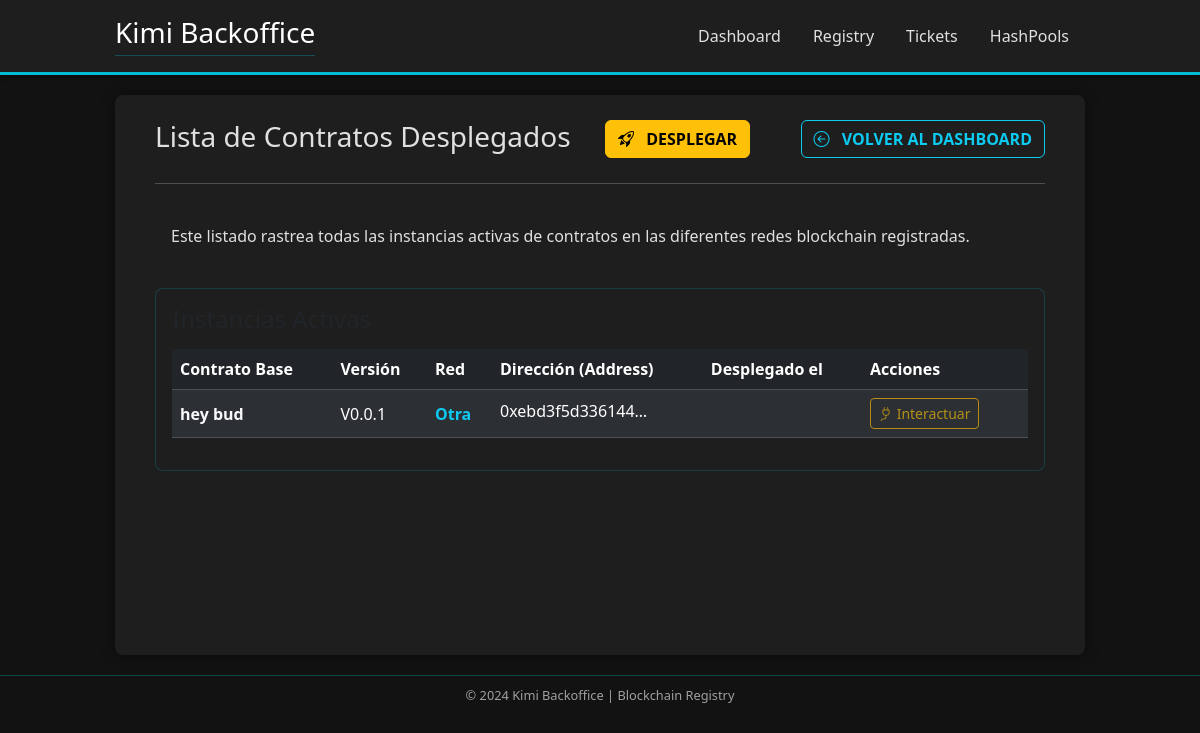
/contractRegistry/deployed/list/, run on an earlier commit of the app's database.
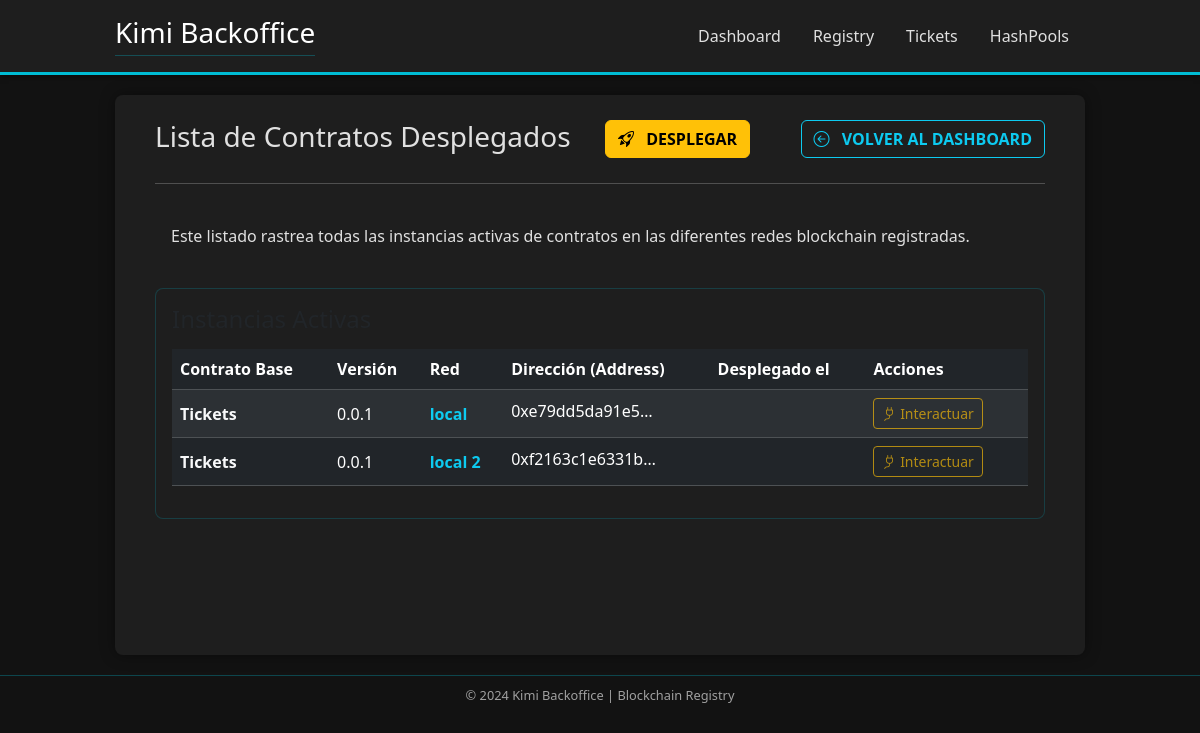
And on a later commit of the database.
### contractRegistry/models.py (models this page shows, shortened)
class DeployedContract(models.Model):
    contract_version = models.ForeignKey(ContractVersion, on_delete=models.PROTECT, related_name='deployments')
    network = models.ForeignKey(Network, on_delete=models.PROTECT, related_name='deployed_contracts')
    is_current = models.BooleanField(default=False)
    deployerAddress = models.ForeignKey(DeployerAddress, on_delete=models.PROTECT)
    base_contract = models.ForeignKey(BaseContract, on_delete=models.CASCADE, related_name='deployed_instances', editable=False, db_index=False)
    created_at = models.DateTimeField(auto_now_add=True)
    updated_at = models.DateTimeField(auto_now=True)
    status = models.CharField(
        max_length=15,
        choices=DeploymentStatus.choices,
        default=DeploymentStatus.PENDING_SIGNATURE
    )
    transaction_hash = models.CharField(
        max_length=66,
        null=True,
        blank=True,
        unique=True
    )
    raw_tx_data = models.JSONField(
        null=True,
        blank=True,
        help_text="Datos de la transacción sin firmar, generados por web3.py."
    )
    address = models.CharField(max_length=42, null=True, blank=True)
    gas_used = models.BigIntegerField(null=True, blank=True)
    class Meta:
        constraints = [
            UniqueConstraint(
                fields=['address', 'network'],
                name='unique_address_per_network'
            ),
            UniqueConstraint(
                fields=['network', 'base_contract'],
                condition=Q(is_current=True),
                name='unique_deployment_per_base_contract_per_network'
            )
        ]

class ContractVersion(models.Model):
    base_contract = models.ForeignKey(BaseContract, on_delete=models.CASCADE, related_name='versions')
    version = models.CharField(max_length=50)
    bytecode = models.TextField()
    abi = models.JSONField()
    constructor_args_info = models.JSONField(
        default=list,
        help_text="Lista de nombres y tipos de argumentos del constructor para validación."
    )
    created_at = models.DateTimeField(auto_now_add=True)
    class Meta:
        constraints = [
            UniqueConstraint(
                fields=['base_contract', 'version'],
                name='unique_version_per_base_contract'
            )
        ]

class BaseContract(models.Model):
    name = models.CharField(max_length=100, unique=True)
    descripcion = models.TextField(blank=True, help_text="Descripción opcional del contrato base.")
    created_at = models.DateTimeField(auto_now_add=True)

class Network(models.Model):
    name = models.CharField(max_length=100, unique=True)
    rpc_url = models.URLField()
    chain_id = models.PositiveIntegerField(unique=True)

### contractRegistry/views.py (the view)
# urls.py: path('deployed/list/', views.deployedContractList, name='deployed_contract_list'),
def deployedContractList(request):
    deployed_contracts = DeployedContract.objects.all()
    context = {
        'deployed_contracts': deployed_contracts
    }
    return render(request, 'contractRegistry/deployed_contract_list.html', context)

### templates/contractRegistry/deployed_contract_list.html (shortened to what this page needs)
{% extends "base.html" %}
{% load static %}
{% block content %}
<div class="centered-container mx-auto dashboard-content">
    <div class="d-flex justify-content-between align-items-center mb-4 border-0">
      <h2 class="h3 text-accent mb-0" style="border-bottom: none !important;">Lista de Contratos Desplegados</h2>
      <a href="{% url 'contractRegistry:deploy_contract' %}" class="btn btn-warning fw-bold text-uppercase me-3"><i class="bi bi-rocket-takeoff me-2"></i> Desplegar</a>
      <a href="{% url 'contractRegistry:index' %}" class="btn btn-outline-info fw-bold text-uppercase"><i class="bi bi-arrow-left-circle me-2"></i> Volver al Dashboard</a>
    </div>
    <hr class="text-accent mt-0 mb-4" />
    <div class="mb-4 welcome-card p-3 d-flex justify-content-between align-items-start">
      <div style="text-align: justify;">
        <p class="mb-0 text-text-dim">
          Este listado rastrea todas las instancias activas de contratos en las diferentes redes blockchain registradas.
        </p>
      </div>
    </div>
    <div class="card status-card-table p-3">
        <h4 class="text-text-light mb-3">Instancias Activas</h4>
        <table class="table table-dark table-striped table-hover">
            <thead>
                <tr>
                    <th scope="col" class="text-accent">Contrato Base</th>
                    <th scope="col" class="text-accent">Versión</th>
                    <th scope="col" class="text-accent">Red</th>
                    <th scope="col" class="text-accent">Dirección (Address)</th>
                    <th scope="col" class="text-accent">Desplegado el</th>
                    <th scope="col" class="text-accent">Acciones</th>
                </tr>
            </thead>
            <tbody>
                {% for deployment in deployed_contracts %}
                    <tr class="text-text-dim align-middle">
                        <td class="fw-bold text-light">{{ deployment.contract_version.base_contract.name }}</td>
                        <td>{{ deployment.contract_version.version }}</td>
                        <td class="fw-bold text-info">{{ deployment.network.name }}</td>
                        <td>
                            <span class="d-inline-block text-truncate" style="max-width: 150px;">{{ deployment.address }}</span>
                        </td>
                        <td>{{ deployment.deployed_at|date:'Y-m-d' }}</td>
                        <td>
                            <button class="btn btn-sm btn-outline-warning me-2" disabled>
                                <i class="bi bi-plug"></i> Interactuar
                            </button>
                        </td>
                    </tr>
                {% empty %}
                    <tr class="text-center">
                        <td colspan="6" class="text-warning fw-bold">No hay contratos desplegados activos registrados aún.</td>
                    </tr>
                {% endfor %}
            </tbody>
        </table>
    </div>
</div>
{% endblock %}

What changed in the data, as far as the page shows it:
changed DeployedContract: contract_version.base_contract.name "hey bud" → "Tickets"; contract_version.version "V0.0.1" → "0.0.1"; network.name "Otra" → "local"; address "0xebd3f5d336144…" → "0xe79dd5da91e5…"
added DeployedContract: contract_version.base_contract.name "Tickets", contract_version.version "0.0.1", network.name "local 2", address "0xf2163c1e6331b…"
